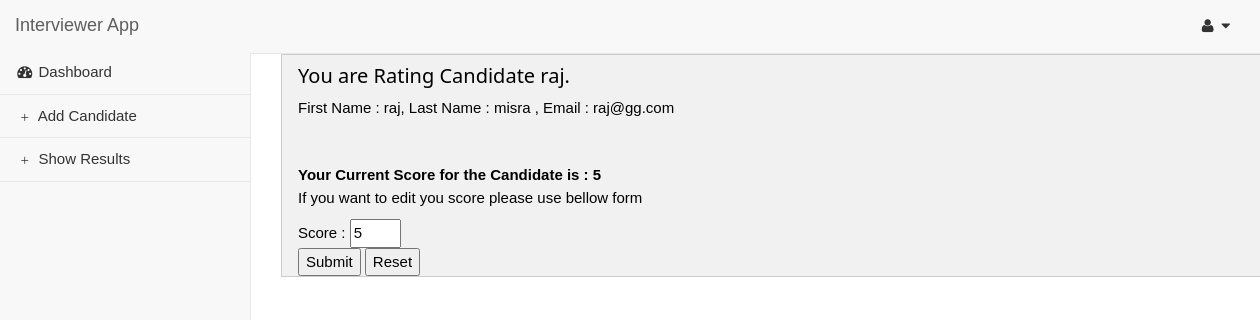
The app's page /scoring/rate_candidate/2/ (signed in) with its own data.
### interviewer_app/models.py (models this page shows)
class Candidate(models.Model):
    email = models.EmailField(max_length=75, unique=True)
    first_name = models.CharField(max_length=255, blank=False, null=False)
    last_name = models.CharField(max_length=255)
    total_score = models.IntegerField(default=0)
    created_at = models.DateTimeField(auto_now_add=True)
    updated_at = models.DateTimeField(auto_now=True)

class Score(models.Model):
    interviwer = models.ForeignKey(User, db_index=True)
    candidate = models.ForeignKey(Candidate, db_index=True)
    score = models.IntegerField(validators=[MinValueValidator(1), MaxValueValidator(5)])

### interviewer_app/views.py (the view, shortened to what this page needs)
# urls.py: url(r'^rate_candidate/(?P<candidate_id>(\d+))/$', rate_candidate, name='rate_candidate'),
@login_required(login_url="/login")
def rate_candidate(request, candidate_id=None, template="rate_candidate.html"):
    if not candidate_id:
        return HttpResponseBadRequest
    candidate_detail = get_object_or_404(Candidate, pk=candidate_id)
    score_details = Score.objects.filter(candidate=candidate_detail, interviwer=request.user).first()
    score_details = Score.objects.filter(candidate=candidate_detail, interviwer=request.user).first()
    return render(request, template, {"candidate": candidate_detail, "score_detail": score_details})

### interviewer_app/templates/rate_candidate.html (shortened to what this page needs)
{% extends "base.html" %}
{% block show_results_selected %} class="active" {% endblock %}
{% block content %}
		<div class="w3-container w3-light-grey w3-border">
        <H4>You are Rating Candidate {{ candidate.first_name}}.</H4>
        First Name : {{ candidate.first_name}}, Last Name : {{ candidate.last_name}} , Email : {{ candidate.email}} <br/>
        <br/><br/>
        {% if score_detail %}
            <strong>Your Current Score for the Candidate is : {{ score_detail.score }}</strong>
            <p> If you want to edit you score please use bellow form</p>
        {% endif %}
        <form action="/scoring/rate_candidate/{{candidate.id}}/" method="post" role="form form-inline">
          Score : <input type="number" name="score" required min="1" value="{{score_detail.score}}" max="5"></br>
          <input type="submit" value="Submit" />
            <input type="reset" value="Reset" />
        </form>
        </div>
{% endblock %}

### interviewer_app/static/css/sb-admin-2.css (style rules this page uses)
body { background-color: #f8f8f8; }

### records on screen
Candidate: first_name "raj", last_name "misra", email "raj@gg.com"
Score: score "5"
